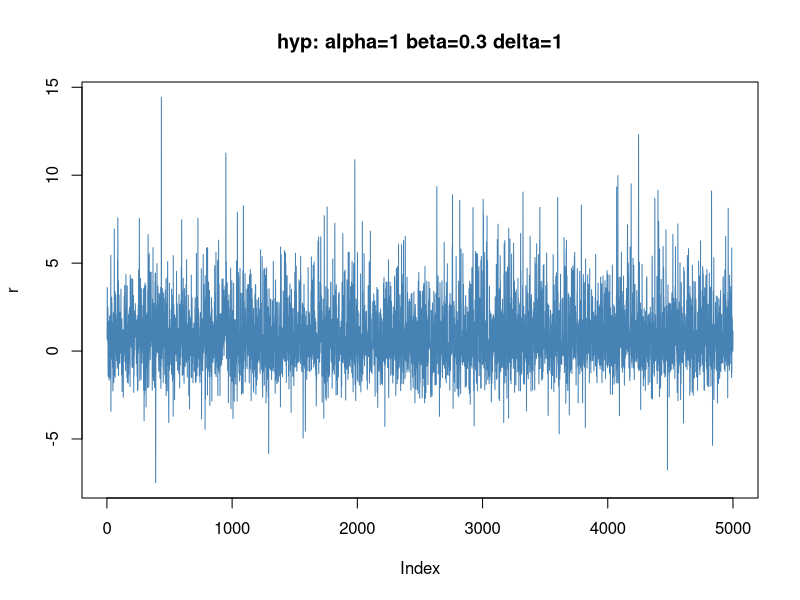
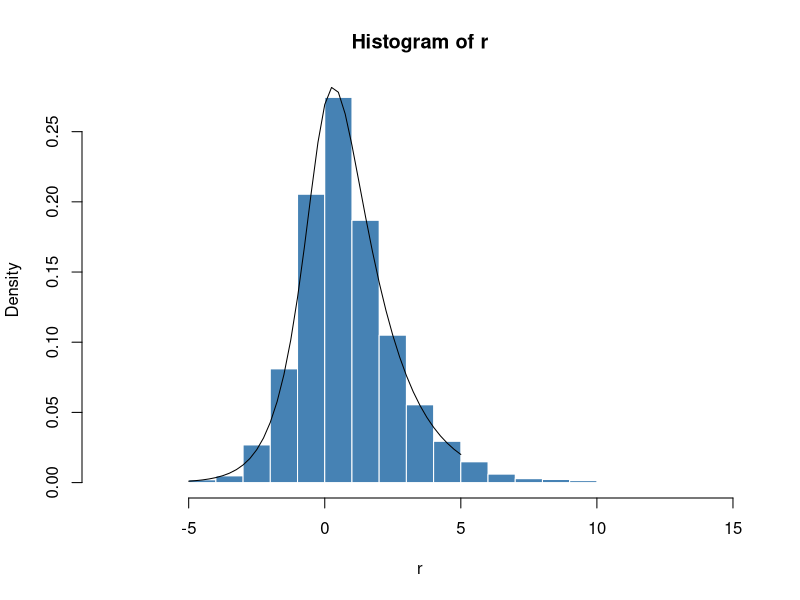
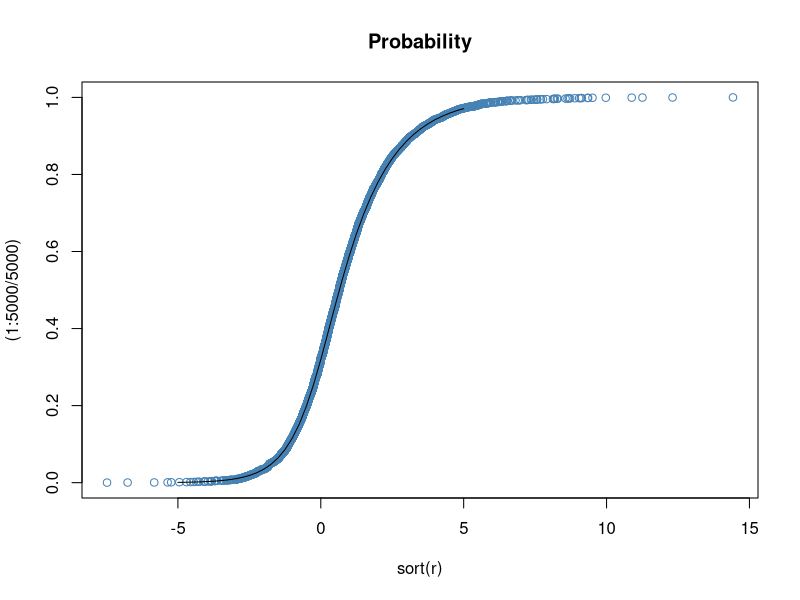

Recreate these plots in R, in order.
library(fBasics)


### Name: hyp
### Title: Hyperbolic Distribution
### Aliases: hyp dhyp phyp qhyp rhyp
### Keywords: distribution

### ** Examples
   
## hyp -
   set.seed(1953)
   r = rhyp(5000, alpha = 1, beta = 0.3, delta = 1)
   plot(r, type = "l", col = "steelblue",
     main = "hyp: alpha=1 beta=0.3 delta=1")
 
## hyp - 
   # Plot empirical density and compare with true density:
   hist(r, n = 25, probability = TRUE, border = "white", col = "steelblue")
   x = seq(-5, 5, 0.25)
   lines(x, dhyp(x, alpha = 1, beta = 0.3, delta = 1))
 
## hyp -  
   # Plot df and compare with true df:
   plot(sort(r), (1:5000/5000), main = "Probability", col = "steelblue")
   lines(x, phyp(x, alpha = 1, beta = 0.3, delta = 1))
   
## hyp -
   # Compute Quantiles:
   qhyp(phyp(seq(-5, 5, 1), alpha = 1, beta = 0.3, delta = 1), 
     alpha = 1, beta = 0.3, delta = 1) 
